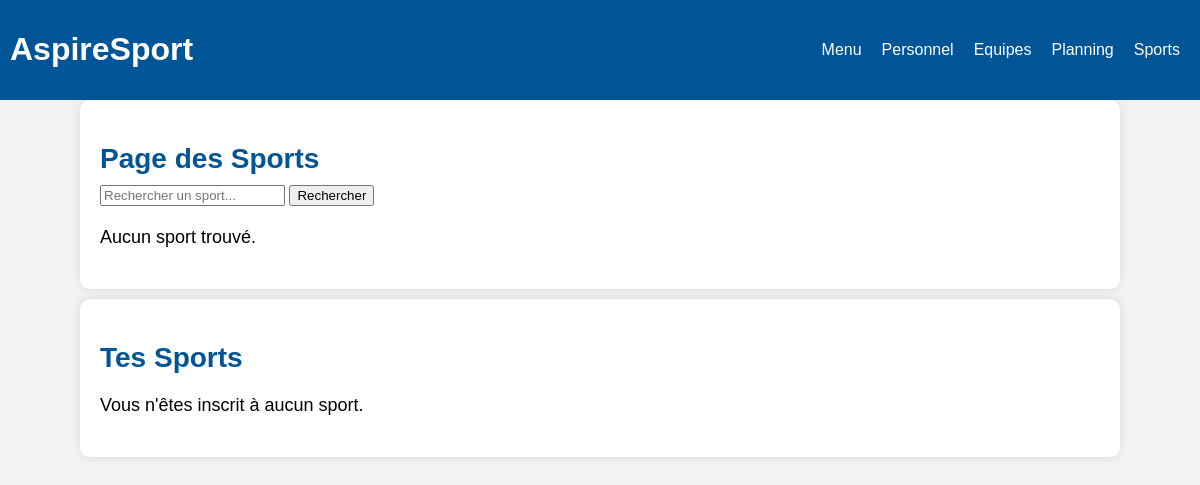
Before: /vue/Sport.php?recherche=Football with the older database file.
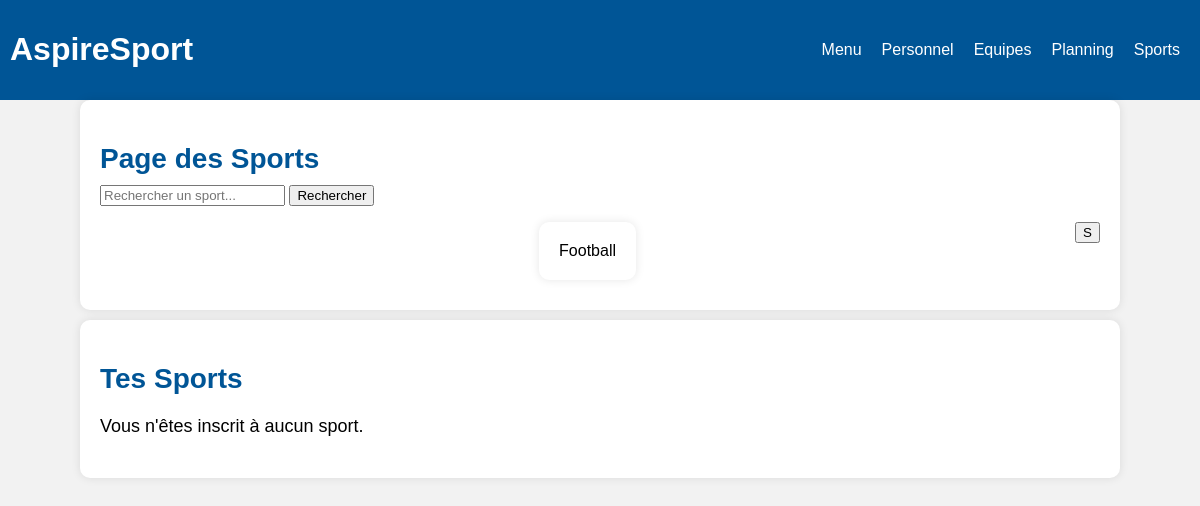
After: the same page with the newer database file.
### tables this page shows
CREATE TABLE IF NOT EXISTS `sport` (
  `Id_Sport` int NOT NULL AUTO_INCREMENT,
  `nom_sport` varchar(50) DEFAULT NULL,
  PRIMARY KEY (`Id_Sport`)
);

### vue/Sport.php (the view, shortened to what this page needs)
<html lang="fr">
<head>
    <link rel="stylesheet" href="../assert/style.css">
</head>
<body>
    <header>
        <h1>AspireSport</h1>
        <nav>
            <ul>
                <li><a href="../vue/Home.php">Menu</a></li>
                <li><a href="../vue/Personnel.php">Personnel</a></li>
                <li><a href="../vue/Equipes.php">Equipes</a></li>
                <li><a href="../vue/Planning.php">Planning</a></li>
                <li><a href="../vue/Sport.php">Sports</a></li>
            </ul>
        </nav>
    </header>
    <main>
        <h2>Page des Sports</h2>
        <form action="Sport.php" method="get">
            <input type="text" name="recherche" placeholder="Rechercher un sport...">
            <input type="submit" value="Rechercher">
        </form>
    <?php
    require "../model/CBDD.php";
    $recherche = isset($_GET['recherche']) ? $_GET['recherche'] : '';
    $sql = "SELECT * FROM sport WHERE nom_sport LIKE :recherche OR :recherche = ''";
    $stmt = $pdo->prepare($sql);
    $stmt->bindValue(':recherche', '%' . $recherche . '%');
    $stmt->execute();
    $sports = $stmt->fetchAll(PDO::FETCH_ASSOC);
    if ($sports) {
        echo "<ul>";
        foreach ($sports as $sport) {
            echo "<main>".htmlspecialchars($sport['nom_sport']). "</main>" ;
            echo "<form action='../controller/inscription_sport.php' method='post' style='display:inline;'>";
            echo "<input type='submit' value='S'inscrire'>";
            echo "</form>";
        }
        echo "</ul>";
    } else {
        echo "<p>Aucun sport trouvé.</p>";
    }
    ?>
    </main>
    <main>
        <h2>Tes Sports</h2>
        <?php
            $idClient = $_SESSION['user']['Id_Client'];
            $stmt = $pdo->prepare("SELECT s.Id_Sport, s.nom_sport FROM sport s INNER JOIN pratique p ON s.Id_Sport = p.Id_Sport WHERE p.Id_Client = :idClient");
            $stmt->execute(['idClient' => $idClient]);
            $mesSports = $stmt->fetchAll(PDO::FETCH_ASSOC);
            if ($mesSports) {
                echo "<ul>";
                foreach ($mesSports as $monSport) {
                    echo "<li>" . htmlspecialchars($monSport['nom_sport']) . "</li>";
                }
                echo "</ul>";
            } else {
                echo "<p>Vous n'êtes inscrit à aucun sport.</p>";
            }
        ?>
    </main>
</body>
</html>

### assert/style.css (style rules this page uses)
body { font-family: Arial, sans-serif; background-color: #f2f2f2; margin: 0; }
header { background-color: #005596; color: white; display: flex; justify-content: space-between; align-items: center; padding: 10px; }
nav ul { display: flex; list-style: none; }
nav ul li { margin: 0 10px; }
nav ul li a { color: white; text-decoration: none; }
main { max-width: 1000px; margin: auto; margin-bottom: 10px; padding: 20px; background-color: white; border-radius: 10px; box-shadow: 0 0 10px rgba(0, 0, 0, 0.1); }
h2 { font-size: 28px; margin-bottom: 10px; color: #005596; }
p { font-size: 18px; line-height: 1.5; }
ul { list-style: none; margin: 0; padding: 0; display: flex; flex-wrap: wrap; justify-content: space-between; }
li { margin-bottom: 20px; }

Changed rows visible on the page:
added sport: nom_sport "Football"
Other visible differences:
text no longer shown: "Aucun sport trouvé."
